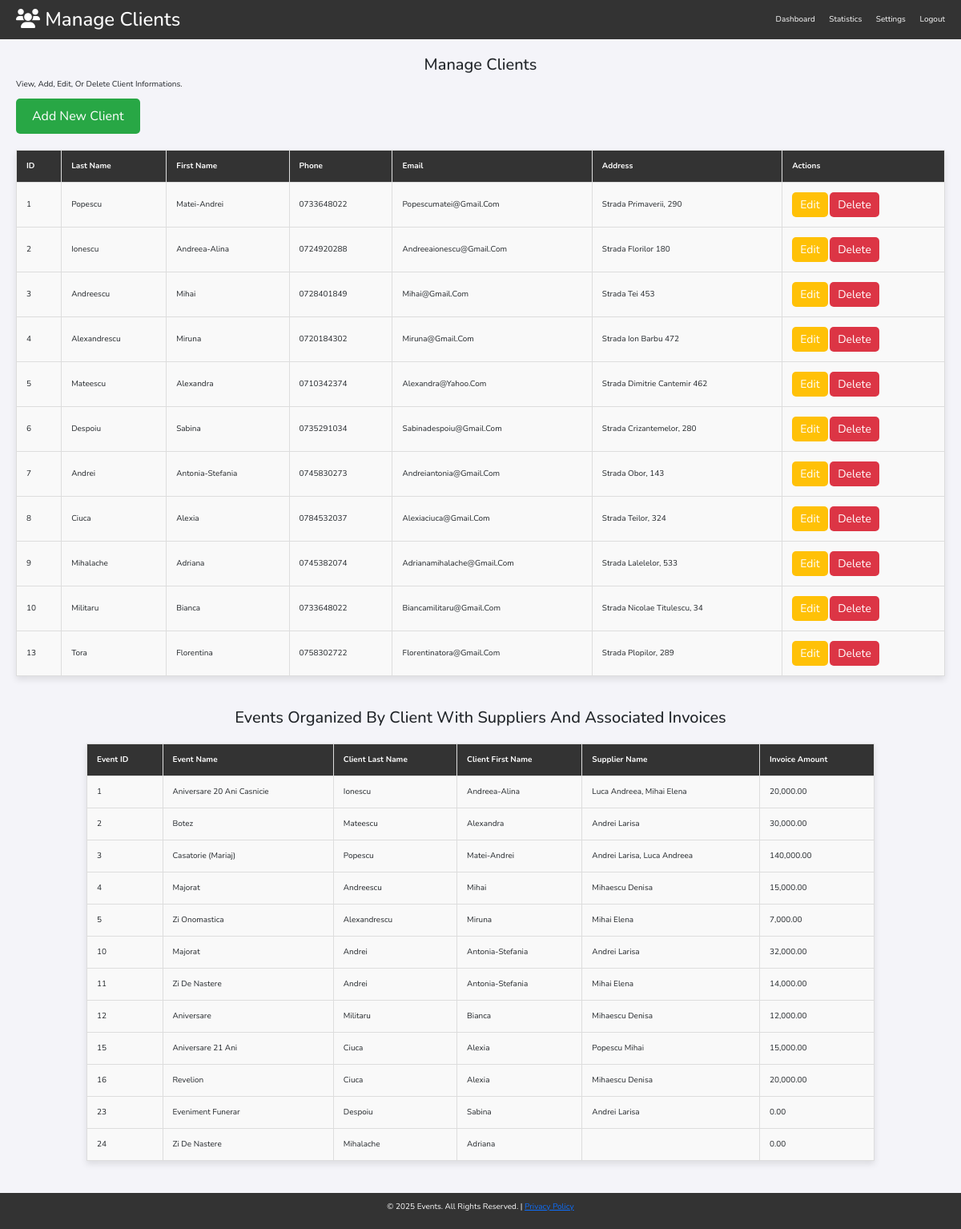
The app's page /components/manage_users.php (signed in) with its own data.
### tables this page shows
CREATE TABLE `client` (
  `ClientID` int(10) NOT NULL,
  `NumeClient` varchar(20) NOT NULL,
  `PrenumeClient` varchar(20) NOT NULL,
  `NrTelefonClient` varchar(10) NOT NULL,
  `EmailClient` varchar(50) NOT NULL,
  `AdresaClient` varchar(50) NOT NULL
);

CREATE TABLE `eveniment` (
  `EvenimentID` int(11) NOT NULL,
  `ClientID` int(11) NOT NULL,
  `OrganizatorID` int(11) NOT NULL,
  `LocatieID` int(11) NOT NULL,
  `NumeEveniment` varchar(30) NOT NULL,
  `DataEveniment` date NOT NULL,
  `CostEveniment` double NOT NULL
);

### components/manage_users.php (the view, shortened to what this page needs)
<?php
include 'connect.php';
$query = "SELECT * FROM client";
$result = mysqli_query($conn, $query);
$query_client_supplier_invoices = "
    SELECT
        E.EvenimentID,
        E.NumeEveniment,
        C.NumeClient,
        C.PrenumeClient,
        GROUP_CONCAT(DISTINCT F.NumeFurnizor SEPARATOR ', ') AS Furnizori,
        SUM(FE.TotalPlata) AS TotalPlata
    FROM eveniment E
    LEFT JOIN client C ON E.ClientID = C.ClientID
    LEFT JOIN evenimentfurnizor EF ON E.EvenimentID = EF.EvenimentID
    LEFT JOIN furnizor F ON EF.FurnizorID = F.FurnizorID
    LEFT JOIN facturaeveniment FE ON E.EvenimentID = FE.EvenimentID
    GROUP BY E.EvenimentID, E.NumeEveniment, C.NumeClient, C.PrenumeClient
";
$result_client_supplier_invoices = $conn->query($query_client_supplier_invoices);
?>
<!DOCTYPE html>
<html lang="en">
<head>
    <link rel="stylesheet" href="style.css">
    <link href="https://cdn.jsdelivr.net/npm/bootstrap@5.3.0/dist/css/bootstrap.min.css" rel="stylesheet">
    <link rel="stylesheet" href="https://cdnjs.cloudflare.com/ajax/libs/font-awesome/6.0.0-beta3/css/all.min.css">
</head>
<body>
    <header>
        <h1><i class="fas fa-users"></i> Manage Clients</h1>
        <nav class="menu">
            <a href="adminhome.php">Dashboard</a>
            <a href="view_stats.php">Statistics</a>
            <a href="settings.php">Settings</a>
            <a href="logout.php">Logout</a>
        </nav>
    </header>
    <main>
        <div class="welcome">
            <h2>Manage Clients</h2>
            <p>View, add, edit, or delete client informations.</p>
            <button id="openModal" class="btn-add">Add New Client</button>
        </div>
        <table>
            <thead>
                <tr>
                    <th>ID</th>
                    <th>Last Name</th>
                    <th>First Name</th>
                    <th>Phone</th>
                    <th>Email</th>
                    <th>Address</th>
                    <th>Actions</th>
                </tr>
            </thead>
            <tbody>
                <?php while($client = mysqli_fetch_assoc($result)): ?>
                <tr>
                    <td><?php echo $client['ClientID']; ?></td>
                    <td><?php echo $client['NumeClient']; ?></td>
                    <td><?php echo $client['PrenumeClient']; ?></td>
                    <td><?php echo $client['NrTelefonClient']; ?></td>
                    <td><?php echo $client['EmailClient']; ?></td>
                    <td><?php echo $client['AdresaClient']; ?></td>
                    <td>
                        <button class="btn-action btn-edit" onclick="openEditModal(<?php echo $client['ClientID']; ?>, '<?php echo $client['NumeClient']; ?>', '<?php echo $client['PrenumeClient']; ?>', '<?php echo $client['NrTelefonClient']; ?>', '<?php echo $client['EmailClient']; ?>', '<?php echo $client['AdresaClient']; ?>')">Edit</button>
                        <form method="POST" action="manage_users.php" style="display:inline;" onsubmit="return confirmDelete()">
                            <button type="submit" class="btn-action btn-delete">Delete</button>
                        </form>
                    </td>
                </tr>
                <?php endwhile; ?>
            </tbody>
        </table>
    </main>
    <section>
    <h2>Events Organized by Client with Suppliers and Associated Invoices</h2>
    <?php if ($result_client_supplier_invoices->num_rows > 0): ?>
        <table>
            <thead>
                <tr>
                    <th>Event ID</th>
                    <th>Event Name</th>
                    <th>Client Last Name</th>
                    <th>Client First Name</th>
                    <th>Supplier Name</th>
                    <th>Invoice Amount</th>
                </tr>
            </thead>
            <tbody>
                <?php while ($row = $result_client_supplier_invoices->fetch_assoc()): ?>
                    <tr>
                        <td><?php echo htmlspecialchars($row['EvenimentID']); ?></td>
                        <td><?php echo htmlspecialchars($row['NumeEveniment']); ?></td>
                        <td><?php echo htmlspecialchars($row['NumeClient']); ?></td>
                        <td><?php echo htmlspecialchars($row['PrenumeClient']); ?></td>
                        <td><?php echo htmlspecialchars($row['Furnizori']); ?></td>
                        <td><?php echo number_format($row['TotalPlata'], 2); ?></td>
                    </tr>
                <?php endwhile; ?>
            </tbody>
        </table>
    <?php else: ?>
        <p>No events found for this client with suppliers and invoices.</p>
    <?php endif; ?>
</section>
    <footer>
        <p>&copy; <?php echo date("Y"); ?> Events. All rights reserved. | <a href="privacy_policy.php">Privacy Policy</a></p>
    </footer>
</body>
</html>

### style.css (style rules this page uses)
:root { --main-color: #3867d6; }
* { font-family: 'Nunito', sans-serif; margin: 0; padding: 0; box-sizing: border-box; outline: none; border: none; text-decoration: none; text-transform: capitalize; transition: .2s linear; }
html { font-size: 62.5%; overflow-x: hidden; scroll-padding-top: 7rem; scroll-behavior: smooth; }
body { background: #222; }
section { padding: 2rem 9%; }
body { font-family: Arial, sans-serif; margin: 0; padding: 0; box-sizing: border-box; }
header { display: flex; justify-content: space-between; align-items: center; padding: 10px 20px; background-color: #333; color: #fff; }
h2 { margin-top: 0; text-align: center; }
form { display: flex; flex-direction: column; }

### components/manage_users.php (style rules this page uses)
body { font-family: Arial, sans-serif; margin: 0; padding: 0; background-color: #f4f4f9; }
header { background-color: #333; color: #fff; padding: 10px 20px; display: flex; justify-content: space-between; align-items: center; }
header h1 { margin: 0; font-size: 24px; }
.menu a { color: #fff; text-decoration: none; margin-left: 15px; }
main { padding: 20px; }
.welcome h2 { margin-top: 0; }
table { width: 100%; border-collapse: collapse; margin-top: 20px; box-shadow: 0 4px 8px rgba(0, 0, 0, 0.1); }
table th, table td { border: 1px solid #ddd; padding: 12px; text-align: left; }
table th { background-color: #333; color: white; }
table td { background-color: #f9f9f9; }
footer { text-align: center; margin-top: 20px; padding: 10px; background-color: #333; color: white; }
.btn-add { background-color: #28a745; color: white; padding: 10px 20px; border: none; border-radius: 5px; font-size: 16px; cursor: pointer; }
.btn-action { padding: 5px 10px; border-radius: 5px; font-size: 14px; text-decoration: none; }
.btn-edit { background-color: #ffc107; color: white; }
.btn-delete { background-color: #dc3545; color: white; }

### records on screen
client: ClientID "1", NumeClient "Popescu", PrenumeClient "Matei-Andrei", NrTelefonClient "0733648022", EmailClient "Popescumatei@gmail.com", AdresaClient "Strada Primaverii, 290"
client: ClientID "2", NumeClient "Ionescu", PrenumeClient "Andreea-Alina", NrTelefonClient "0724920288", EmailClient "Andreeaionescu@gmail.com", AdresaClient "Strada Florilor 180"
client: ClientID "3", NumeClient "Andreescu", PrenumeClient "Mihai", NrTelefonClient "0728401849", EmailClient "Mihai@gmail.com", AdresaClient "Strada Tei 453"
client: ClientID "4", NumeClient "Alexandrescu", PrenumeClient "Miruna", NrTelefonClient "0720184302", EmailClient "Miruna@gmail.com", AdresaClient "Strada Ion Barbu 472"
client: ClientID "5", NumeClient "Mateescu", PrenumeClient "Alexandra", NrTelefonClient "0710342374", EmailClient "Alexandra@yahoo.com", AdresaClient "Strada Dimitrie Cantemir 462"
client: ClientID "6", NumeClient "Despoiu", PrenumeClient "Sabina", NrTelefonClient "0735291034", EmailClient "Sabinadespoiu@gmail.com", AdresaClient "Strada Crizantemelor, 280"
client: ClientID "7", NumeClient "Andrei", PrenumeClient "Antonia-Stefania", NrTelefonClient "0745830273", EmailClient "Andreiantonia@gmail.com", AdresaClient "Strada Obor, 143"
client: ClientID "8", NumeClient "Ciuca", PrenumeClient "Alexia", NrTelefonClient "0784532037", EmailClient "Alexiaciuca@gmail.com", AdresaClient "Strada Teilor, 324"
client: ClientID "9", NumeClient "Mihalache", PrenumeClient "Adriana", NrTelefonClient "0745382074", EmailClient "Adrianamihalache@gmail.com", AdresaClient "Strada Lalelelor, 533"
client: ClientID "10", NumeClient "Militaru", PrenumeClient "Bianca", NrTelefonClient "0733648022", EmailClient "Biancamilitaru@gmail.com", AdresaClient "Strada Nicolae Titulescu, 34"
client: ClientID "13", NumeClient "Tora", PrenumeClient "Florentina", NrTelefonClient "0758302722", EmailClient "Florentinatora@gmail.com", AdresaClient "Strada Plopilor, 289"
eveniment: EvenimentID "1", NumeEveniment "Aniversare 20 Ani Casnicie", ClientID.NumeClient "Ionescu", ClientID.PrenumeClient "Andreea-Alina", Furnizori "Luca Andreea, Mihai Elena", TotalPlata "20,000.00"
eveniment: EvenimentID "2", NumeEveniment "Botez", ClientID.NumeClient "Mateescu", ClientID.PrenumeClient "Alexandra", Furnizori "Andrei Larisa", TotalPlata "30,000.00"
eveniment: EvenimentID "3", NumeEveniment "Casatorie (Mariaj)", ClientID.NumeClient "Popescu", ClientID.PrenumeClient "Matei-Andrei", Furnizori "Andrei Larisa, Luca Andreea", TotalPlata "140,000.00"
eveniment: EvenimentID "4", NumeEveniment "Majorat", ClientID.NumeClient "Andreescu", ClientID.PrenumeClient "Mihai", Furnizori "Mihaescu Denisa", TotalPlata "15,000.00"
eveniment: EvenimentID "5", NumeEveniment "Zi Onomastica", ClientID.NumeClient "Alexandrescu", ClientID.PrenumeClient "Miruna", Furnizori "Mihai Elena", TotalPlata "7,000.00"
eveniment: EvenimentID "10", NumeEveniment "Majorat", ClientID.NumeClient "Andrei", ClientID.PrenumeClient "Antonia-Stefania", Furnizori "Andrei Larisa", TotalPlata "32,000.00"
eveniment: EvenimentID "11", NumeEveniment "Zi De Nastere", ClientID.NumeClient "Andrei", ClientID.PrenumeClient "Antonia-Stefania", Furnizori "Mihai Elena", TotalPlata "14,000.00"
eveniment: EvenimentID "12", NumeEveniment "Aniversare", ClientID.NumeClient "Militaru", ClientID.PrenumeClient "Bianca", Furnizori "Mihaescu Denisa", TotalPlata "12,000.00"
eveniment: EvenimentID "15", NumeEveniment "Aniversare 21 Ani", ClientID.NumeClient "Ciuca", ClientID.PrenumeClient "Alexia", Furnizori "Popescu Mihai", TotalPlata "15,000.00"
eveniment: EvenimentID "16", NumeEveniment "Revelion", ClientID.NumeClient "Ciuca", ClientID.PrenumeClient "Alexia", Furnizori "Mihaescu Denisa", TotalPlata "20,000.00"
eveniment: EvenimentID "23", NumeEveniment "Eveniment Funerar", ClientID.NumeClient "Despoiu", ClientID.PrenumeClient "Sabina", Furnizori "Andrei Larisa", TotalPlata "0.00"
eveniment: EvenimentID "24", NumeEveniment "Zi De Nastere", ClientID.NumeClient "Mihalache", ClientID.PrenumeClient "Adriana", TotalPlata "0.00"
